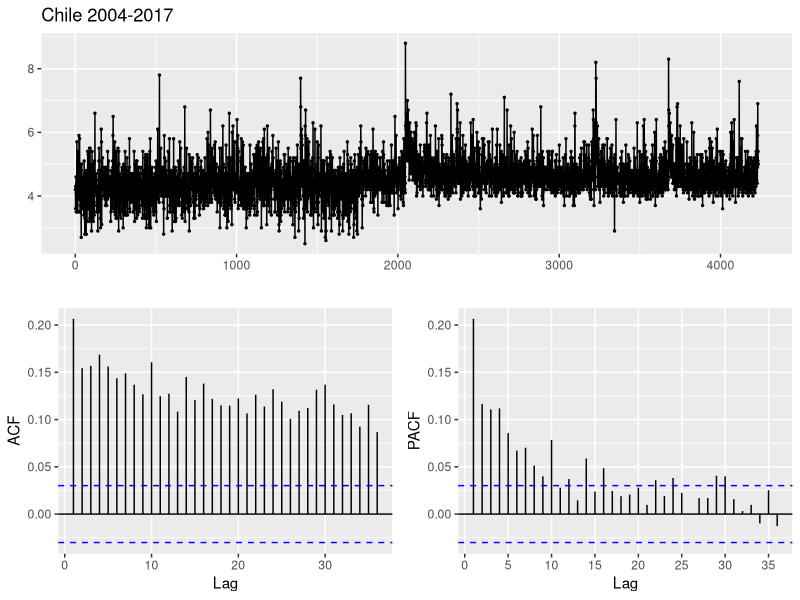
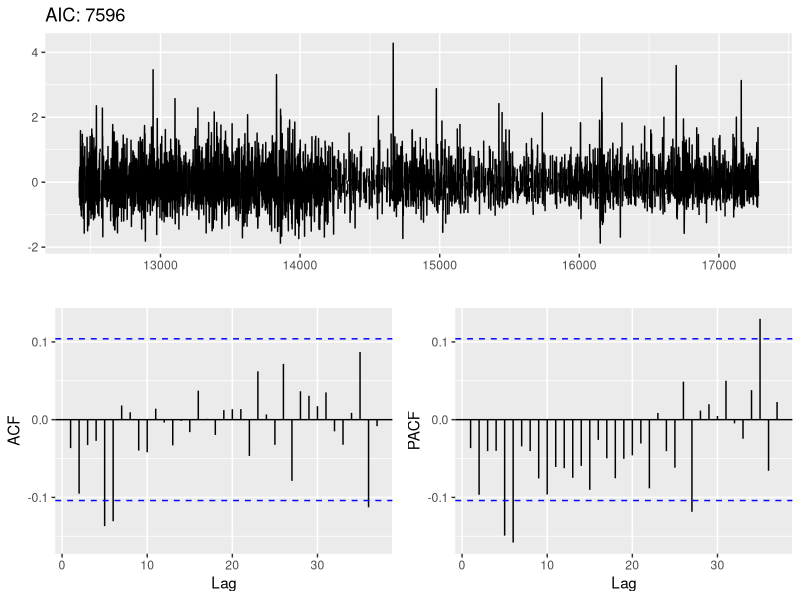
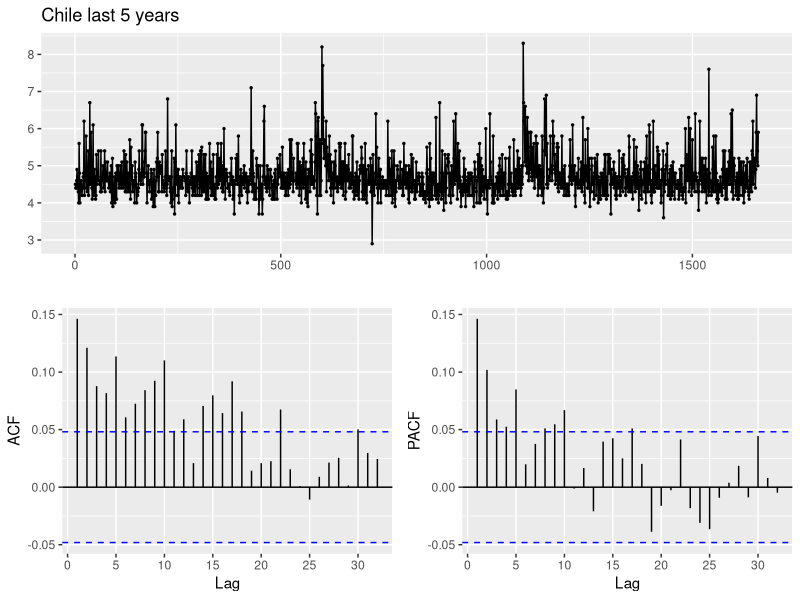
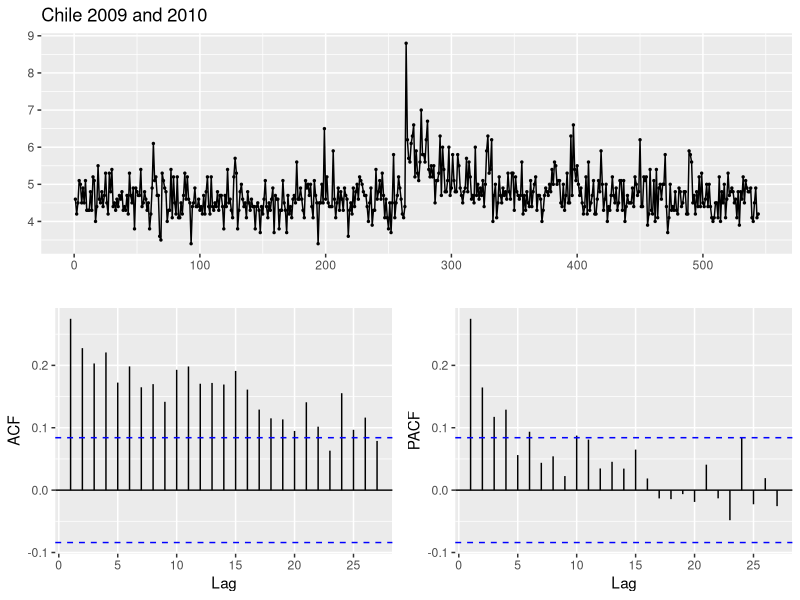
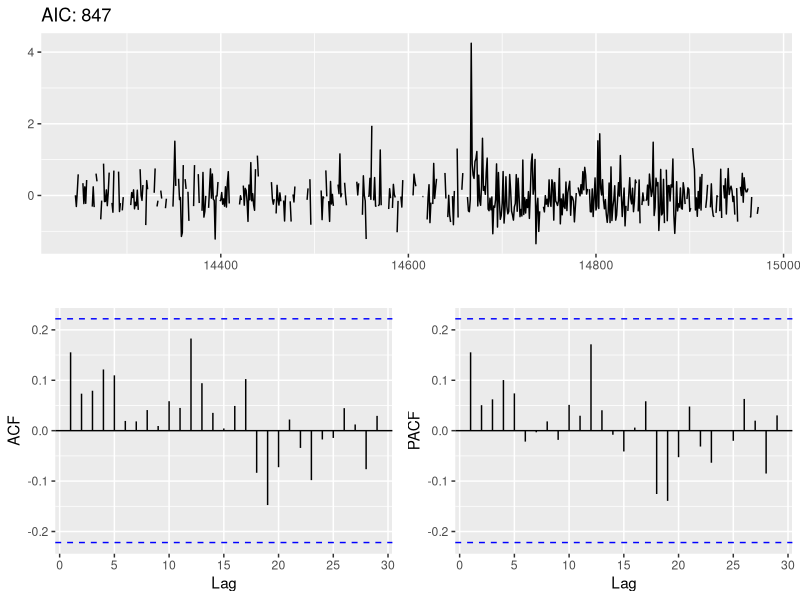

Reproduce these figures in R, in order.
## ---- chunk 1
knitr::opts_chunk$set(echo = TRUE)
## ---- chunk 2
library(tidyverse)
library(forecast)
library(zoo)
library(lubridate)

#chile 2004-2017
earth = read.csv('datasets/chile_2004_today.csv')

chile0417 = earth %>%
                select(time, mag) %>%
                mutate(time=date(time)) %>%
                arrange(time, -mag) %>%
                filter (!duplicated (time))

chile0417_zoo = read.zoo(chile0417)

ggtsdisplay(chile0417_zoo, main='Chile 2004-2017')
## ---- chunk 3
auto.arima(chile0417_zoo)

model1 = Arima(chile0417_zoo, order = c(5, 1, 0))

model1 %>% residuals() %>% ggtsdisplay(points = F, 
                                     main = paste('AIC:', round(model1$aic)))
## ---- chunk 4
#chile 5 years
earth = read.csv('datasets/chile_df.csv')

chile5 = earth %>%
    select(time, mag) %>%
    mutate(time=date(time)) %>%
    arrange(time, -mag) %>%
    filter (!duplicated (time))

chile5_zoo = read.zoo(chile5)

ggtsdisplay(chile5_zoo, main='Chile last 5 years')
## ---- chunk 5
auto.arima(chile5_zoo)
## ---- chunk 6
#filtering two years
earth = read.csv('datasets/chile_2004_today.csv')

chile_2year = earth %>% 
    select(time, mag) %>%
    mutate(time=date(time)) %>%
    arrange(time, -mag) %>%
    filter(!duplicated (time)) %>%
    filter(year(time) %in% c(2009, 2010))

chile2year_zoo = read.zoo(chile_2year)

ggtsdisplay(chile2year_zoo, main='Chile 2009 and 2010')
## ---- chunk 7
auto.arima(chile2year_zoo)

model3 = Arima(chile2year_zoo, order = c(1, 1, 1))

model3 %>% residuals() %>% ggtsdisplay(points = F, 
                                     main = paste('AIC:', round(model3$aic)))
